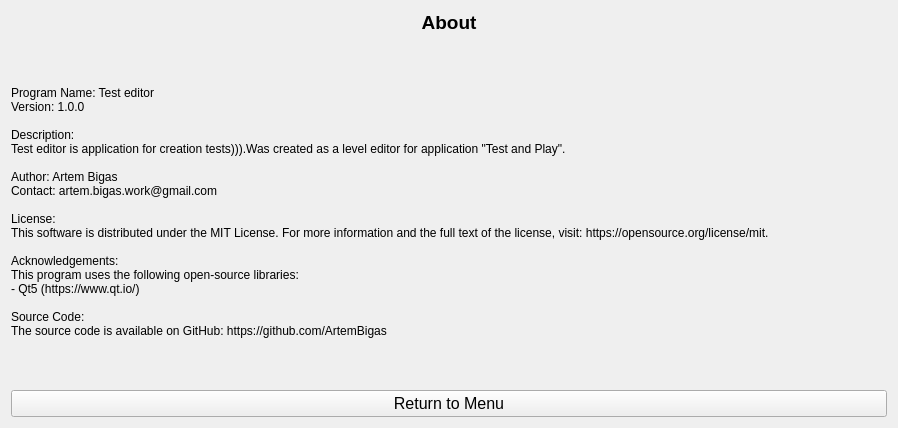
<?xml version="1.0" encoding="UTF-8"?>
<ui version="4.0">
 <class>about_test</class>
 <widget class="QWidget" name="about_test">
  <property name="geometry">
   <rect>
    <x>0</x>
    <y>0</y>
    <width>898</width>
    <height>428</height>
   </rect>
  </property>
  <property name="windowTitle">
   <string>Form</string>
  </property>
  <layout class="QVBoxLayout" name="verticalLayout">
   <item>
    <widget class="QLabel" name="label">
     <property name="font">
      <font>
       <pointsize>14</pointsize>
       <bold>true</bold>
      </font>
     </property>
     <property name="text">
      <string>About</string>
     </property>
     <property name="alignment">
      <set>Qt::AlignCenter</set>
     </property>
    </widget>
   </item>
   <item>
    <widget class="QLabel" name="label_2">
     <property name="sizePolicy">
      <sizepolicy hsizetype="Expanding" vsizetype="Expanding">
       <horstretch>0</horstretch>
       <verstretch>0</verstretch>
      </sizepolicy>
     </property>
     <property name="text">
      <string>Program Name: Test editor
Version: 1.0.0

Description:
Test editor is application for creation tests))).Was created as a level editor for application &quot;Test and Play&quot;.

Author: Artem Bigas
Contact: artem.bigas.work@gmail.com

License:
This software is distributed under the MIT License. For more information and the full text of the license, visit: https://opensource.org/license/mit.

Acknowledgements:
This program uses the following open-source libraries:
- Qt5 (https://www.qt.io/)

Source Code:
The source code is available on GitHub: https://github.com/ArtemBigas</string>
     </property>
    </widget>
   </item>
   <item>
    <widget class="QPushButton" name="returnButton">
     <property name="font">
      <font>
       <pointsize>12</pointsize>
      </font>
     </property>
     <property name="text">
      <string>Return to Menu</string>
     </property>
    </widget>
   </item>
  </layout>
 </widget>
 <resources/>
 <connections/>
</ui>
